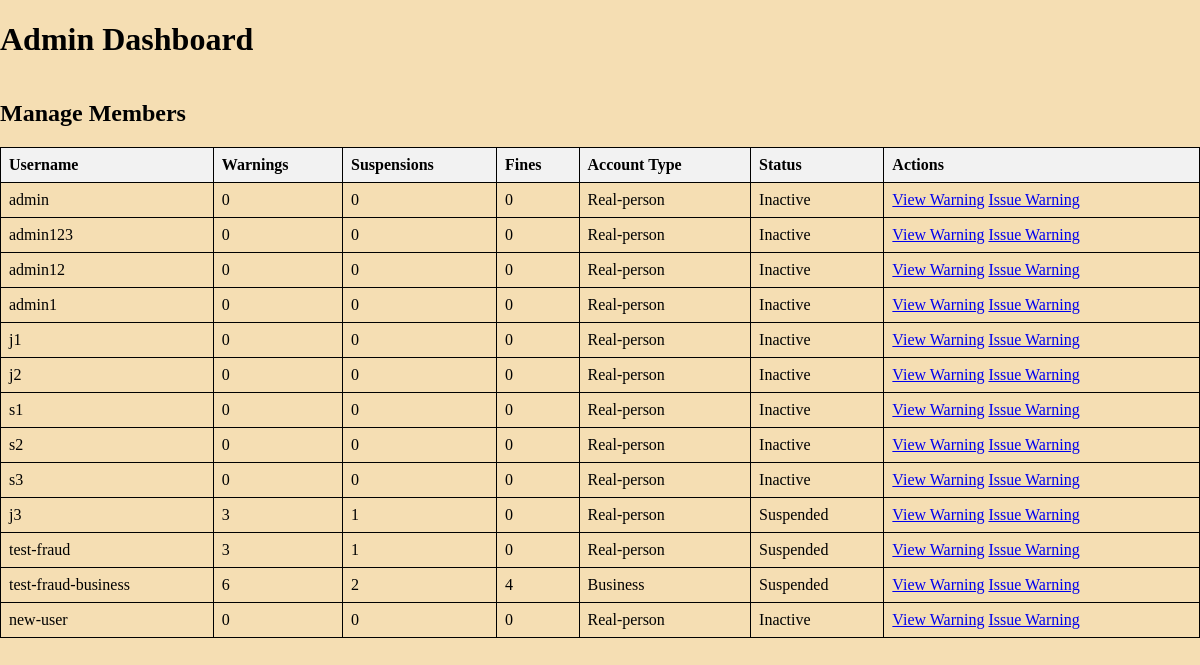
The app's page /warnings/admin-dashboard.php (signed in) with its own data.
### tables this page shows
CREATE TABLE Members (
	MemberID INT PRIMARY KEY AUTO_INCREMENT,
	Password VARCHAR(255) NOT NULL,
	Username VARCHAR(255) UNIQUE NOT NULL,
	FirstName VARCHAR(255) NOT NULL,
	LastName VARCHAR(255) NOT NULL,
	Pseudonym VARCHAR(255),
	Email VARCHAR(255) UNIQUE NOT NULL,
	Address TEXT,
	DOB DATE NOT NULL,
	DateJoined DATE NOT NULL,	
	Warnings INT DEFAULT 0,
	Suspensions INT DEFAULT 0,
	Fines INT DEFAULT 0,
	Privilege ENUM('Administrator', 'Senior', 'Junior') DEFAULT 'Junior',
	Status ENUM('Active', 'Inactive', 'Suspended') DEFAULT 'Active',
AccountType ENUM('Real-person', 'Business'),
	LastLogin DATETIME,
	PrivateInformation TEXT,
	PublicInformation TEXT,
	GroupVisibilitySettings TEXT,
	ProfileVisibilitySettings TEXT,
	NeedsPasswordChange BOOLEAN DEFAULT TRUE, 
NeedsUsernameChange BOOLEAN DEFAULT TRUE,
Profession VARCHAR(255),  
Region VARCHAR(255),  
Interests TEXT  
);

### warnings/admin-dashboard.php (the view, shortened to what this page needs)
<?php
    include '../db-connect.php';
    $stmt = $pdo->prepare("SELECT * FROM Members");
    $stmt->execute();
    $members = $stmt->fetchAll(PDO::FETCH_ASSOC);
?>
<!DOCTYPE html>
<html lang="en">
<head>
    <link href="../styles.css?<?php echo time(); ?>" rel="stylesheet">
</head>
<body>
    <h1>Admin Dashboard</h1>
    <h2>Manage Members</h2>
    <table border="1">
        <tr>
            <th>Username</th>
            <th>Warnings</th>
            <th>Suspensions</th>
            <th>Fines</th>
            <th>Account Type</th>
            <th>Status</th>
            <th>Actions</th>
        </tr>
        <?php foreach ($members as $member) { ?>
            <tr>
                <td><?php echo htmlspecialchars($member['Username']); ?></td>
                <td><?php echo $member['Warnings']; ?></td>
                <td><?php echo $member['Suspensions']; ?></td>
                <td><?php echo $member['Fines']; ?></td>
                <td><?php echo $member['AccountType']; ?></td>
                <td><?php echo $member['Status']; ?></td>
                <td>
                    <a href="./view-warnings.php?member_id=<?php echo $member['MemberID']; ?>">View Warning</a>
                    <a href="./issue-warning.php?member_id=<?php echo $member['MemberID']; ?>">Issue Warning</a>
                </td>
            </tr>
        <?php } ?>
    </table>
</body>
</html>

### styles.css (style rules this page uses)
body, html { height: 100%; display: flex; margin: 0; padding: 0; flex-direction: column; background-color: wheat; }
table { width: 100%; border-collapse: collapse; }
th, td { border: 1px solid black; padding: 8px; text-align: left; }
th { background-color: #f2f2f2; }

### records on screen
members: Username "admin", Warnings "0", Suspensions "0", Fines "0", AccountType "Real-person", Status "Inactive"
members: Username "admin123", Warnings "0", Suspensions "0", Fines "0", AccountType "Real-person", Status "Inactive"
members: Username "admin12", Warnings "0", Suspensions "0", Fines "0", AccountType "Real-person", Status "Inactive"
members: Username "admin1", Warnings "0", Suspensions "0", Fines "0", AccountType "Real-person", Status "Inactive"
members: Username "j1", Warnings "0", Suspensions "0", Fines "0", AccountType "Real-person", Status "Inactive"
members: Username "j2", Warnings "0", Suspensions "0", Fines "0", AccountType "Real-person", Status "Inactive"
members: Username "s1", Warnings "0", Suspensions "0", Fines "0", AccountType "Real-person", Status "Inactive"
members: Username "s2", Warnings "0", Suspensions "0", Fines "0", AccountType "Real-person", Status "Inactive"
members: Username "s3", Warnings "0", Suspensions "0", Fines "0", AccountType "Real-person", Status "Inactive"
members: Username "j3", Warnings "3", Suspensions "1", Fines "0", AccountType "Real-person", Status "Suspended"
members: Username "test-fraud", Warnings "3", Suspensions "1", Fines "0", AccountType "Real-person", Status "Suspended"
members: Username "test-fraud-business", Warnings "6", Suspensions "2", Fines "4", AccountType "Business", Status "Suspended"
members: Username "new-user", Warnings "0", Suspensions "0", Fines "0", AccountType "Real-person", Status "Inactive"
